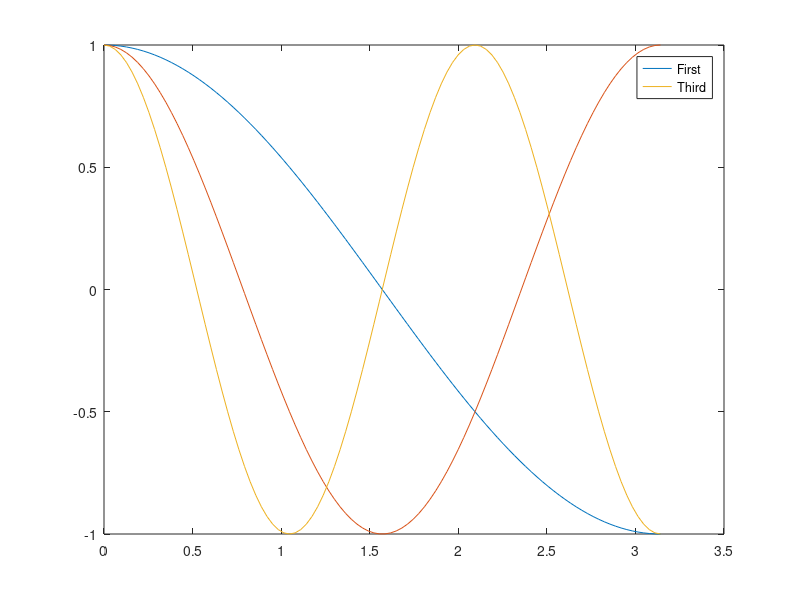

Reproduce this figure in MATLAB.
x=linspace (0,pi);
y1=cos(x);
p1=plot(x,y1);
hold on 
y2=cos(2*x);
plot(x,y2);
y3=cos(3*x);
p3=plot(x,y3);
%release the hold on to prevent further plots from being added to current
%figure 
hold off 
% Display the legend with labels for the first and third plots 
legend([p1,p3],{'First','Third'})